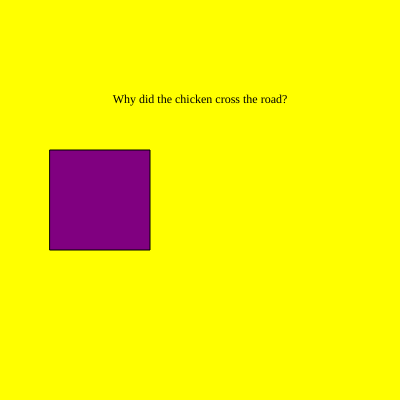
Frame 1 (no input)
Frame 60 (no input): identical to frame 1, image omitted
Frame 120 (the mouse pressed at the canvas centre since frame 60): identical to frame 1, image omitted

The p5.js sketch that drew this single still picture (run headless with seeded random() and noise() and a simulated clock; from frame 60 on, the mouse is pressed at the canvas centre):

// p5.js sketch
// ── sketch.js
let state = 0;

function setup() {
  createCanvas(400, 400);
  textAlign(CENTER, CENTER);
  rectMode(CENTER);
  textSize(12);
  textFont('Georgia');
}

function draw() {

  switch (state) {

    case 0:
      background("yellow");
      fill('black');
      text("Why did the chicken cross the road?", 200, 100);
      break;

    case 1:
      background('black');
      fill('white');
      text("Don't expect a punchline, I'm serious. I asked you for a reason.", 200, 100);
      break;
  }
  push();
  fill('purple');
  rect(100, 200, 100, 100);
  fill('white');
  pop();
}

function mouseReleased() {
  if ((mouseX > 50) && (mouseX < 150) &&(mouseY > 150) && (mouseY < 250)) {
    state = (state + 1) % 2;
  }
}
